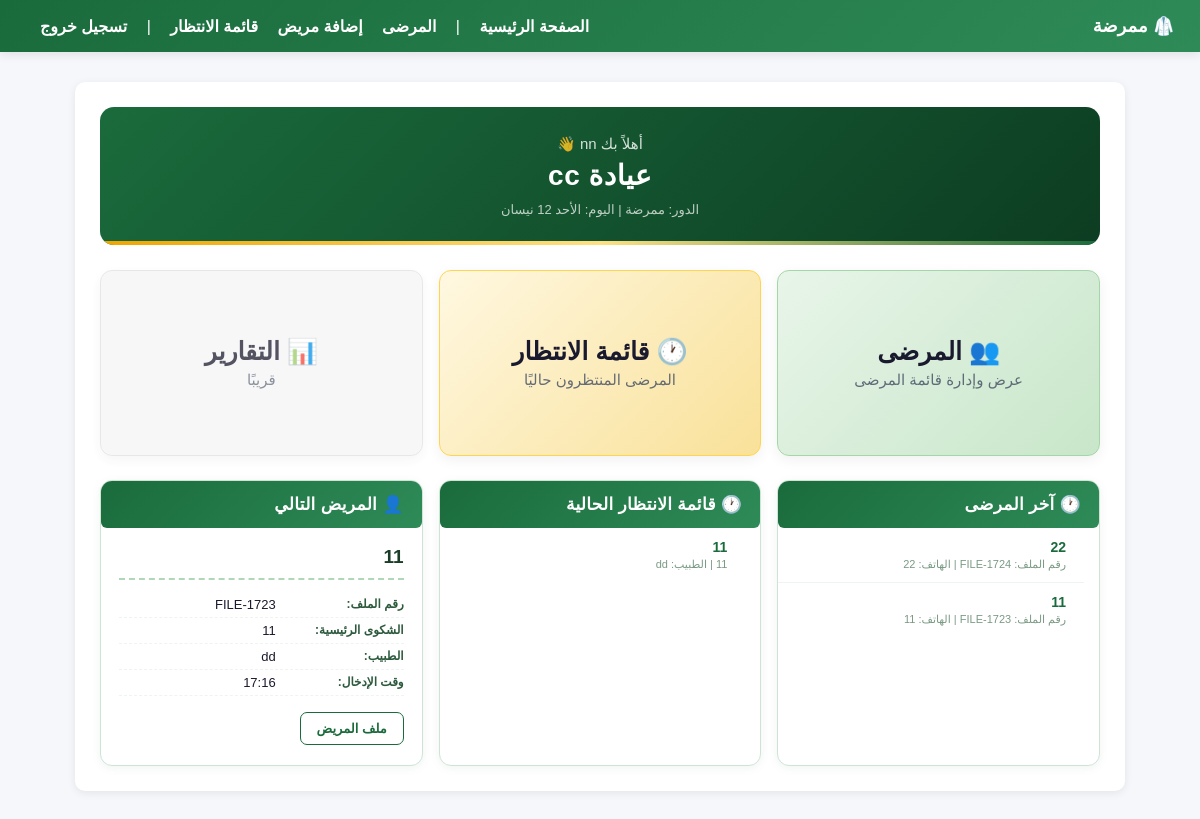
Screenshot of /patients/dashboard/ (signed in) with the database file from the repository.
### patients/models.py (models this page shows, shortened)
class Clinic(models.Model):
    name      = models.CharField(max_length=100)
    clinic_number = models.IntegerField(null=True, blank=True, unique=True, verbose_name="رقم العيادة")
    plan      = models.CharField(max_length=20, choices=PLAN_CHOICES, default='basic')
    subscription_period = models.CharField(max_length=20, choices=SUBSCRIPTION_CHOICES, blank=True, null=True, verbose_name='مدة الاشتراك')
    subscription_start = models.DateField(null=True, blank=True, verbose_name='تاريخ بداية الاشتراك')
    specialty = models.CharField(max_length=30, choices=SPECIALTY_CHOICES, default='general_practice')
    trial_start = models.DateField(null=True, blank=True)

class Patient(models.Model):
    GENDER_CHOICES = [
        ('Male', 'ذكر'),
        ('Female', 'أنثى'),
    ]
    clinic = models.ForeignKey(Clinic, on_delete=models.CASCADE)
    name = models.CharField(max_length=100)
    age = models.IntegerField()
    phone = models.CharField(max_length=20)
    gender = models.CharField(max_length=10, choices=GENDER_CHOICES, blank=True)
    address = models.CharField(max_length=255, blank=True)
    file_number = models.CharField(max_length=50)

class Visit(models.Model):
    VISIT_TYPE_CHOICES = [
        ('first_visit', 'أول زيارة'),
        ('follow_up', 'مراجعة'),
        ('emergency', 'إسعاف'),
        ('consultation', 'استشارة'),
    ]
    STATUS_CHOICES = [
        ('nurse_draft', 'مسودة تمريض'),
        ('doctor_completed', 'مكتملة من الطبيب'),
    ]
    patient = models.ForeignKey('Patient', on_delete=models.CASCADE, related_name='visits')
    clinic = models.ForeignKey('Clinic', on_delete=models.CASCADE)
    created_by = models.ForeignKey(User, on_delete=models.SET_NULL, null=True, related_name='created_visits')
    assigned_doctor = models.ForeignKey(
        User,
        on_delete=models.SET_NULL,
        null=True,
        blank=True,
        related_name='assigned_visits'
    )
    status = models.CharField(max_length=20, choices=STATUS_CHOICES, default='nurse_draft')
    visit_type = models.CharField(max_length=20, choices=VISIT_TYPE_CHOICES)
    chief_complaint = models.TextField(blank=True)
    nursing_notes = models.TextField(blank=True)
    blood_pressure = models.CharField(max_length=20, blank=True)
    pulse = models.CharField(max_length=20, blank=True)
    temperature = models.CharField(max_length=20, blank=True)
    weight = models.CharField(max_length=20, blank=True)
    height = models.CharField(max_length=20, blank=True)
    blood_sugar = models.CharField(max_length=20, blank=True)
    history_of_present_illness = models.TextField(blank=True)
    clinical_examination = models.TextField(blank=True)
    diagnosis = models.TextField(blank=True)
    treatment_plan = models.TextField(blank=True)
    prescription = models.TextField(blank=True)
    lab_requests = models.TextField(blank=True)
    imaging_requests = models.TextField(blank=True)
    patient_instructions = models.TextField(blank=True)
    follow_up_date = models.DateField(null=True, blank=True)
    doctor_notes = models.TextField(blank=True)
    lab_results = models.TextField(blank=True)
    imaging_results = models.TextField(blank=True)
    ecg_results         = models.TextField(blank=True)
    ejection_fraction   = models.CharField(max_length=20, blank=True)
    cardiac_history     = models.TextField(blank=True)
    chest_pain_type     = models.CharField(max_length=100, blank=True)
    cardiac_medications = models.TextField(blank=True)
    pain_location   = models.CharField(max_length=100, blank=True)
    pain_scale      = models.PositiveSmallIntegerField(null=True, blank=True)  # 1–10
    injury_history  = models.TextField(blank=True)
    range_of_motion = models.TextField(blank=True)
    xray_findings   = models.TextField(blank=True)
    last_menstrual_period  = models.DateField(null=True, blank=True)
    cycle_regularity       = models.CharField(max_length=100, blank=True)
    obstetric_history      = models.TextField(blank=True)
    contraception_method   = models.CharField(max_length=100, blank=True)
    gestational_age_weeks  = models.PositiveSmallIntegerField(null=True, blank=True)
    abdominal_circumference = models.CharField(max_length=20, blank=True)
    fundal_height          = models.CharField(max_length=20, blank=True)
    fetal_heart_rate       = models.CharField(max_length=20, blank=True)
    fetal_movement         = models.CharField(max_length=100, blank=True)
    fetal_position         = models.CharField(max_length=100, blank=True)
    ultrasound_notes       = models.TextField(blank=True)
    CT_MRI_findings = models.TextField(blank=True)
    neurological_examination = models.TextField(blank=True)
    skin_examination = models.TextField(blank=True)
    created_at = models.DateTimeField(auto_now_add=True)
    updated_at = models.DateTimeField(auto_now=True)

### patients/views.py (the view)
# urls.py: path('dashboard/', views.dashboard_view, name='dashboard'),
@login_required(login_url='login')
def dashboard_view(request):
    profile = UserProfile.objects.get(user=request.user)
    patients = Patient.objects.filter(clinic=profile.clinic).order_by('-id')
    completed_visits = Visit.objects.filter(
        patient__clinic=profile.clinic,
        status='doctor_completed'
    ).order_by('-created_at')
    pending_visits = Visit.objects.filter(
        clinic=profile.clinic,
        status='nurse_draft'
    ).order_by('-created_at')
    if is_doctor(request.user):
        user_role = 'طبيب'
    elif is_nurse(request.user):
        user_role = 'ممرضة'
    else:
        user_role = '—'
    today = date.today()
    days_ar = {
        'Monday': 'الاثنين',
        'Tuesday': 'الثلاثاء',
        'Wednesday': 'الأربعاء',
        'Thursday': 'الخميس',
        'Friday': 'الجمعة',
        'Saturday': 'السبت',
        'Sunday': 'الأحد',
    }
    months_ar = {
        1: 'كانون الثاني',
        2: 'شباط',
        3: 'آذار',
        4: 'نيسان',
        5: 'أيار',
        6: 'حزيران',
        7: 'تموز',
        8: 'آب',
        9: 'أيلول',
        10: 'تشرين الأول',
        11: 'تشرين الثاني',
        12: 'كانون الأول',
    }
    formatted_date = f"{days_ar[today.strftime('%A')]} {today.day} {months_ar[today.month]}"
    return render(request, 'patients/dashboard.html', {
        'clinic_name': profile.clinic.name,
        'user_role': user_role,
        'formatted_date': formatted_date,
        'patients_count': patients.count(),
        'visits_count': completed_visits.count(),
        'pending_visits_count': pending_visits.count(),
        'next_patient_visit': pending_visits.order_by('created_at').first(),
        'latest_patients': patients[:5],
        'latest_completed_visits': completed_visits[:5],
        'latest_pending_visits': pending_visits.order_by('created_at')[:5],
        'is_doctor': is_doctor(request.user),
        'is_nurse': is_nurse(request.user),
    })

### patients/views.py (called while the page is built)
def is_doctor(user):
    return user.groups.filter(name='Doctor').exists()

def is_nurse(user):
    return user.groups.filter(name='Nurse').exists()

### patients/templates/patients/dashboard.html (shortened to what this page needs)
{% extends 'patients/base.html' %}
{% block content %}
<div class="clinic-header-card">
    <div class="welcome-text">أهلاً بك {{ request.user.username }} 👋</div>
    <div class="clinic-name">عيادة {{ clinic_name }}</div>
    <div class="clinic-meta">
        <span>الدور: {{ user_role }}</span>
        <span>|</span>
        <span>اليوم: {{ formatted_date }}</span>
    </div>
</div>
<div class="top-action-grid">
    <a href="{% url 'patient_list' %}" class="action-card-link">
        <div class="action-card action-patients">
            <div class="action-card-title">👥 المرضى</div>
            <div class="action-card-subtitle">عرض وإدارة قائمة المرضى</div>
        </div>
    </a>
    {% if is_doctor %}
        <a href="{% url 'doctor_pending_visits' %}" class="action-card-link">
            <div class="action-card action-pending">
                <div class="action-card-title">⏳ الزيارات المعلقة</div>
                <div class="action-card-subtitle">بانتظار الإكمال</div>
            </div>
        </a>
    {% elif is_nurse %}
        <a href="{% url 'waiting_list' %}" class="action-card-link">
            <div class="action-card action-pending">
                <div class="action-card-title">🕐 قائمة الانتظار</div>
                <div class="action-card-subtitle">المرضى المنتظرون حاليًا</div>
            </div>
        </a>
    {% endif %}
    <div class="action-card action-reports action-card-disabled">
        <div class="action-card-title">📊 التقارير</div>
        <div class="action-card-subtitle">قريبًا</div>
    </div>
</div>
<div class="bottom-cards-grid">
    <div class="dashboard-list-card">
        <div class="dashboard-list-title">🕐 آخر المرضى</div>
        {% if latest_patients %}
            <ul class="dashboard-list">
                {% for patient in latest_patients %}
                <li>
                    <a href="{% url 'patient_detail' patient.id %}">{{ patient.name }}</a>
                    <div class="dashboard-item-sub">
                        رقم الملف: {{ patient.file_number }} | الهاتف: {{ patient.phone }}
                    </div>
                </li>
                {% endfor %}
            </ul>
        {% else %}
            <p>لا يوجد مرضى بعد.</p>
        {% endif %}
    </div>
    {% if is_doctor %}
    <div class="dashboard-list-card">
        <div class="dashboard-list-title">⏳ آخر الزيارات المعلقة</div>
        {% if latest_pending_visits %}
            <ul class="dashboard-list">
                {% for visit in latest_pending_visits %}
                <li>
                    <a href="{% url 'doctor_complete_visit' visit.id %}">{{ visit.patient.name }}</a>
                    <div class="dashboard-item-sub">
                        {{ visit.chief_complaint|default:"بدون شكوى" }} | الطبيب: {{ visit.assigned_doctor.username|default:"—" }}
                    </div>
                </li>
                {% endfor %}
            </ul>
        {% else %}
            <p>لا توجد زيارات معلقة.</p>
        {% endif %}
    </div>
    {% elif is_nurse %}
    <div class="dashboard-list-card">
        <div class="dashboard-list-title">🕐 قائمة الانتظار الحالية</div>
        {% if latest_pending_visits %}
            <ul class="dashboard-list">
                {% for visit in latest_pending_visits %}
                <li>
                    <a href="{% url 'patient_detail' visit.patient.id %}">{{ visit.patient.name }}</a>
                    <div class="dashboard-item-sub">
                        {{ visit.chief_complaint|default:"بدون شكوى" }} | الطبيب: {{ visit.assigned_doctor.username|default:"—" }}
                    </div>
                </li>
                {% endfor %}
            </ul>
        {% else %}
            <p>لا يوجد مرضى في قائمة الانتظار.</p>
        {% endif %}
    </div>
    {% endif %}
    <div class="dashboard-list-card">
        <div class="dashboard-list-title">👤 المريض التالي</div>
        {% if next_patient_visit %}
            <div class="next-patient-body">
                <div class="next-patient-name">{{ next_patient_visit.patient.name }}</div>
                <div class="next-patient-field">
                    <strong>رقم الملف:</strong>
                    <span>{{ next_patient_visit.patient.file_number }}</span>
                </div>
                <div class="next-patient-field">
                    <strong>الشكوى الرئيسية:</strong>
                    <span>{{ next_patient_visit.chief_complaint|default:"—" }}</span>
                </div>
                <div class="next-patient-field">
                    <strong>الطبيب:</strong>
                    <span>{{ next_patient_visit.assigned_doctor.username|default:"—" }}</span>
                </div>
                <div class="next-patient-field">
                    <strong>وقت الإدخال:</strong>
                    <span>{{ next_patient_visit.created_at|time:"H:i" }}</span>
                </div>
                <div class="next-patient-actions">
                    <a href="{% url 'patient_detail' next_patient_visit.patient.id %}" class="btn btn-outline-green">
                        ملف المريض
                    </a>
                </div>
            </div>
        {% else %}
            <div class="no-next-patient">لا يوجد مريض بانتظار الدخول حاليًا.</div>
        {% endif %}
    </div>
</div>
{% endblock %}

### patients/templates/patients/base.html (style rules this page uses)
body { font-family: Arial, sans-serif; background: #f5f7fb; margin: 0; padding: 0; }
.clinic-header-card { background: linear-gradient(135deg, #1a6b3c 0%, #0d3d22 100%); color: white; border-radius: 14px; padding: 28px 32px; margin-bottom: 28px; position: relative; overflow: hidden; text-align: center; margin: 0 auto 25px auto; }
.clinic-header-card::before { position: absolute; left: 28px; top: 50%; transform: translateY(-50%); font-size: 72px; opacity: 0.08; pointer-events: none; }
.clinic-header-card::after { content: ''; position: absolute; bottom: 0; left: 0; right: 0; height: 4px; background: linear-gradient(90deg, #f0a500, #ffe082, #1a6b3c); border-radius: 0 0 14px 14px; }
.welcome-text { font-size: 15px; opacity: 0.82; margin-bottom: 6px; font-weight: 500; }
.clinic-name { font-size: 28px; font-weight: 800; letter-spacing: 0.5px; margin-bottom: 10px; }
.clinic-meta { font-size: 13px; opacity: 0.72; display: block; gap: 8px; align-items: center; }
.top-action-grid { display: grid; grid-template-columns: repeat(3, 1fr); gap: 16px; margin-bottom: 24px; }
.action-card-link { text-decoration: none; color: inherit; display: block; }
.action-card { border-radius: 12px; padding: 22px 20px; min-height: 140px; display: flex; flex-direction: column; justify-content: center; align-items: center; cursor: pointer; box-shadow: 0 4px 14px rgba(0, 0, 0, 0.06); transition: transform 0.18s ease, box-shadow 0.18s ease; text-align: center; border: 1px solid transparent; position: relative; overflow: hidden; }
.action-patients { background: linear-gradient(135deg, #e8f5e9, #c8e6c9); border-color: #a5d6a7; }
.action-pending { background: linear-gradient(135deg, #fff8e1, #f9e199); border-color: #ffd54f; }
.action-reports { background: #f5f5f5; border-color: #e0e0e0; cursor: default; opacity: 0.6; }
.action-card-title { font-size: 25px; font-weight: 700; color: #1a1a2e; margin-bottom: 5px; }
.action-card-subtitle { font-size: 15px; color: #4a5568; opacity: 0.85; }
.action-card-disabled { opacity: 0.75; cursor: default; }
.bottom-cards-grid { display: grid; grid-template-columns: repeat(3, 1fr); gap: 16px; }
.dashboard-list-card { background: white; border: 1px solid #d0e4d5; border-radius: 12px; overflow: hidden; box-shadow: 0 2px 10px rgba(26, 107, 60, 0.07); }
.dashboard-list-title { background: linear-gradient(135deg, #1a6b3c, #2e8b57); color: white; font-size: 17px; font-weight: 700; padding: 13px 18px; letter-spacing: 0.3px; border-radius: 6px; }
.dashboard-list { list-style: none; padding: 0 15px 0 0; margin: 0; }
.dashboard-list li { padding: 11px 18px; border-bottom: 1px solid #eef4ef; transition: background 0.14s; }
.dashboard-list li:last-child { border-bottom: none; }
.dashboard-list li a { font-weight: 600; color: #1a6b3c; text-decoration: none; font-size: 14px; display: block; margin-bottom: 3px; }
.dashboard-item-sub { font-size: 11px; color: #7a9a84; }
.next-patient-body { padding: 18px 18px 20px; }
.next-patient-name { font-size: 19px; font-weight: 800; color: #1a3d28; margin-bottom: 12px; padding-bottom: 10px; border-bottom: 2px dashed #b0d8b8; }
.next-patient-field { display: flex; gap: 8px; font-size: 13px; padding: 5px 0; border-bottom: 1px dashed #eef4ef; align-items: flex-start; }
.next-patient-field strong { color: #2d5a3d; min-width: 120px; flex-shrink: 0; font-size: 12px; }
.next-patient-field span { color: #1a1a2e; }
.next-patient-actions { margin-top: 16px; display: flex; gap: 10px; flex-wrap: wrap; }
.next-patient-actions .btn { font-size: 13px; padding: 8px 16px; border-radius: 7px; text-decoration: none; font-weight: 600; border: none; cursor: pointer; }
.btn-outline-green { background: white; color: #1a6b3c; border: 1px solid #1a6b3c !important; }

### rows the page displays
Clinic: name "cc"
Patient: name "22", phone "22"
Patient: name "11", phone "11"
Visit: patient.name "11", assigned_doctor.username "dd", patient.file_number "FILE-1723", chief_complaint "11", created_at "17:16"

### other values shown
{{ user_role }} "ممرضة"
